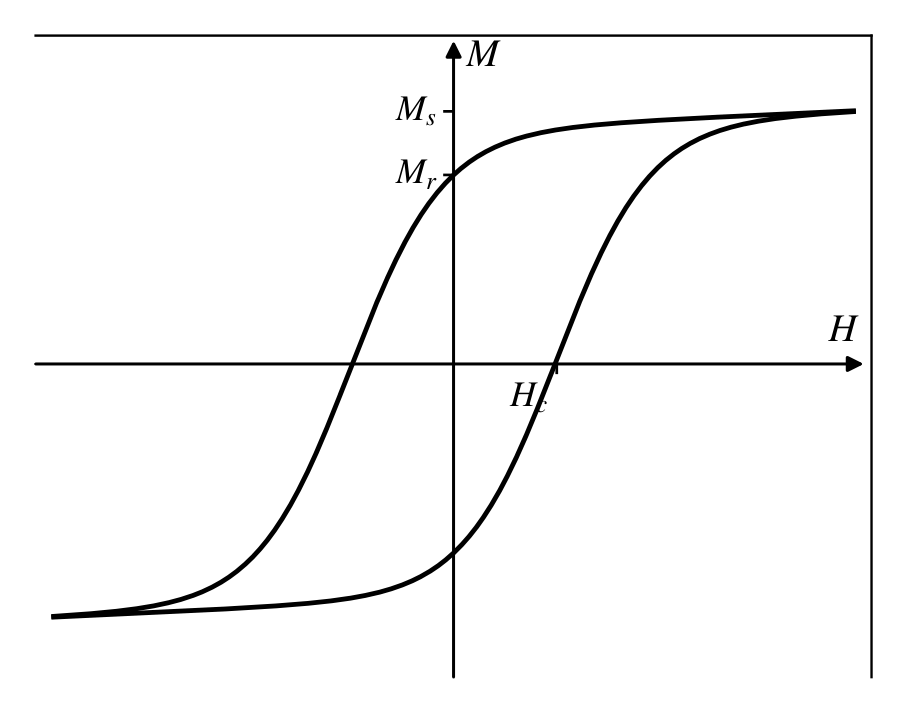

Write Python code to recreate this figure.
# -*- coding: utf-8 -*-
# 图 6.24 磁滞回线示意：M_s、M_r 与矫顽场 H_c（坐标轴过原点）
import sys
sys.path.insert(0, r'E:\AI整理书籍\磁学\book\fig_src')
import numpy as np
import matplotlib.pyplot as plt
from mplstyle import save_fig

fig, ax = plt.subplots(figsize=(4.2, 3.3))
ax.spines['left'].set_visible(False)
ax.spines['bottom'].set_visible(False)
ax.set_xticks([])
ax.set_yticks([])

Hc, w, a, norm = 0.40, 0.36, 0.05, 1.075
H = np.linspace(-1.55, 1.55, 900)
Mup = (np.tanh((H + Hc) / w) + a * H) / norm
Mdn = (np.tanh((H - Hc) / w) + a * H) / norm
ax.plot(H, Mup, 'k-', lw=1.6)
ax.plot(H, Mdn, 'k-', lw=1.6)

XL, XR = -1.62, 1.62
YB, YT = -1.24, 1.30
ax.set_xlim(XL, XR)
ax.set_ylim(YB, YT)
# 过原点的箭头轴
ax.annotate('', xy=(0, YT - 0.02), xytext=(0, YB),
            arrowprops=dict(arrowstyle='-|>', color='k', lw=1.0,
                            shrinkA=0, shrinkB=0))
ax.annotate('', xy=(XR - 0.03, 0), xytext=(XL, 0),
            arrowprops=dict(arrowstyle='-|>', color='k', lw=1.0,
                            shrinkA=0, shrinkB=0))
ax.text(0.05, YT - 0.02, '$M$', ha='left', va='top', fontsize=13)
ax.text(XR - 0.05, 0.05, '$H$', ha='right', va='bottom', fontsize=13)

Mr = np.tanh(Hc / w) / norm
# M_s、M_r 刻度与左侧标注
for yv, lab in [(1.0, r'$M_s$'), (Mr, r'$M_r$')]:
    ax.plot([-0.035, 0.0], [yv, yv], 'k-', lw=0.9)
    ax.text(-0.06, yv, lab, ha='right', va='center', fontsize=12)
# H_c 刻度（回线在 M=0 处的翻转场）与下方标注
ax.plot([Hc, Hc], [0.0, -0.035], 'k-', lw=0.9)
ax.text(Hc - 0.03, -0.07, r'$H_c$', ha='right', va='top', fontsize=12)

fig.tight_layout()
save_fig(fig, 'ch6', 'fig6_24')
